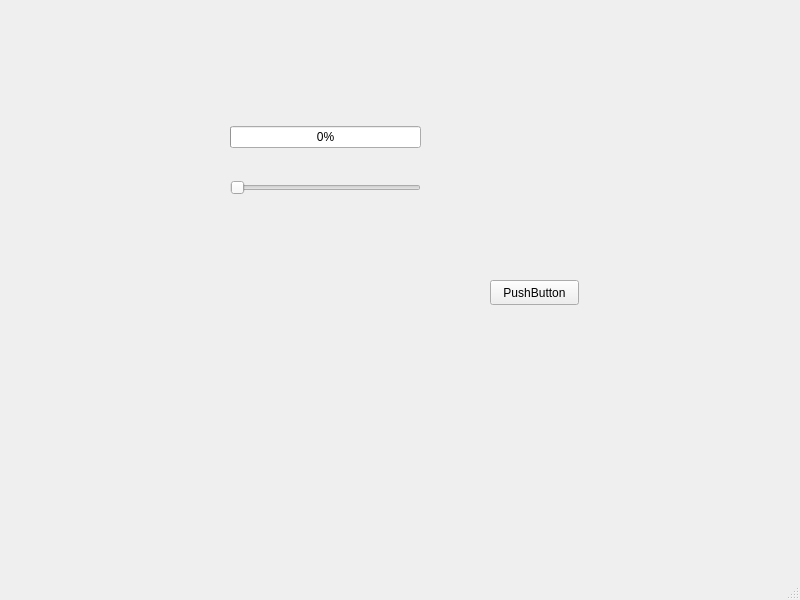
<?xml version="1.0" encoding="UTF-8"?>
<ui version="4.0">
 <class>MainWindow</class>
 <widget class="QMainWindow" name="MainWindow">
  <property name="geometry">
   <rect>
    <x>0</x>
    <y>0</y>
    <width>800</width>
    <height>600</height>
   </rect>
  </property>
  <property name="windowTitle">
   <string>MainWindow</string>
  </property>
  <widget class="QWidget" name="centralwidget">
   <widget class="QPushButton" name="pushButton">
    <property name="geometry">
     <rect>
      <x>490</x>
      <y>280</y>
      <width>89</width>
      <height>25</height>
     </rect>
    </property>
    <property name="text">
     <string>PushButton</string>
    </property>
   </widget>
   <widget class="QWidget" name="">
    <property name="geometry">
     <rect>
      <x>230</x>
      <y>100</y>
      <width>191</width>
      <height>121</height>
     </rect>
    </property>
    <layout class="QVBoxLayout" name="verticalLayout">
     <item>
      <widget class="QProgressBar" name="progressBar">
       <property name="value">
        <number>0</number>
       </property>
      </widget>
     </item>
     <item>
      <widget class="QSlider" name="horizontalSlider">
       <property name="orientation">
        <enum>Qt::Horizontal</enum>
       </property>
      </widget>
     </item>
    </layout>
   </widget>
  </widget>
  <widget class="QMenuBar" name="menubar">
   <property name="geometry">
    <rect>
     <x>0</x>
     <y>0</y>
     <width>800</width>
     <height>22</height>
    </rect>
   </property>
  </widget>
  <widget class="QStatusBar" name="statusbar"/>
 </widget>
 <resources/>
 <connections>
  <connection>
   <sender>pushButton</sender>
   <signal>clicked()</signal>
   <receiver>MainWindow</receiver>
   <slot>close()</slot>
   <hints>
    <hint type="sourcelabel">
     <x>541</x>
     <y>314</y>
    </hint>
    <hint type="destinationlabel">
     <x>550</x>
     <y>348</y>
    </hint>
   </hints>
  </connection>
 </connections>
</ui>
